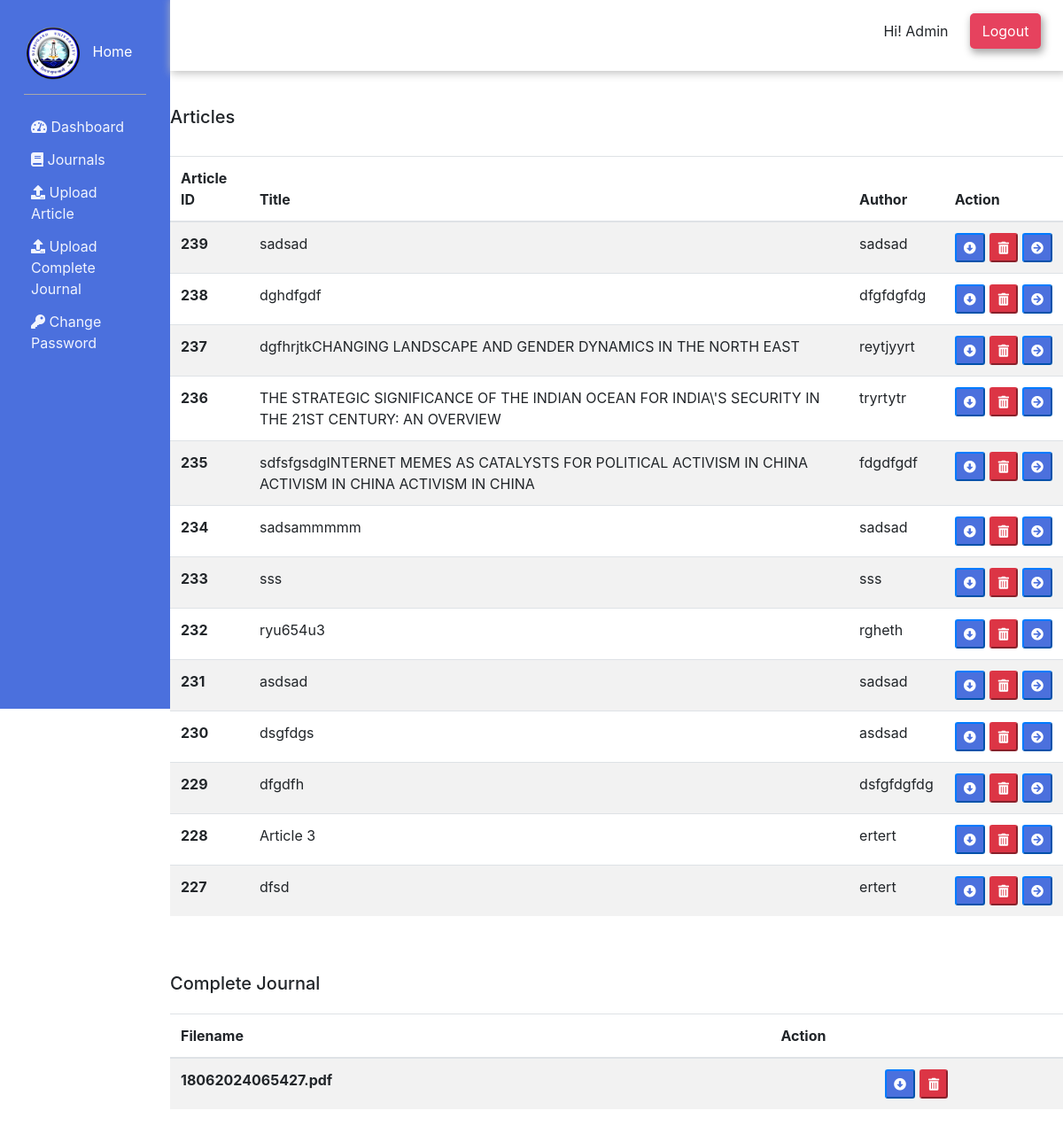
The page /admin/articles?journal_id=9 (signed in) on the database its author committed.
### tables this page shows
CREATE TABLE IF NOT EXISTS `articles` (
  `article_id` int NOT NULL AUTO_INCREMENT,
  `journal_id` int NOT NULL,
  `title` varchar(500) NOT NULL,
  `author` varchar(200) NOT NULL,
  `filename` varchar(500) NOT NULL,
  `unique_visitors` int NOT NULL,
  PRIMARY KEY (`article_id`)
);

CREATE TABLE IF NOT EXISTS `journals` (
  `journal_id` int NOT NULL AUTO_INCREMENT,
  `title` varchar(500) NOT NULL,
  `filename` text,
  `date` timestamp NOT NULL DEFAULT CURRENT_TIMESTAMP,
  `published_date` varchar(10) DEFAULT NULL,
  `status` varchar(20) NOT NULL DEFAULT 'Not Published',
  PRIMARY KEY (`journal_id`)
);

### admin/articles.php (the view, shortened to what this page needs)
<?php
    include("includes/admin-head.php");
?>
</head>
<body>
    <?php
        include('includes/sidebar.inc.php');
    ?>
    <div class="main">
        <?php
            include('includes/header.php');
        ?>
        <div class='main-content'>
            <div class="container mt-5">
                    <?php
                        $sql = "SELECT * FROM journals";
                        $stmt = mysqli_stmt_init($conn);
                        if(!mysqli_stmt_prepare($stmt, $sql)){
                            echo "Error";
                        } else {
                            mysqli_stmt_execute($stmt);
                            $result = mysqli_stmt_get_result($stmt);
                            if($result->num_rows > 0 ){
                                $per_page = 20;
                                $page = 0;
                            } else {
                                $page = 0;
                                $per_page = 0;
                            }
                        }
                    ?>
                <div class="row mb-5">
                    <?php
                        $sql = "SELECT * FROM articles WHERE journal_id = $_GET[journal_id] ORDER BY article_id DESC LIMIT $page,$per_page";
                        $stmt = mysqli_stmt_init($conn);
                        if(!mysqli_stmt_prepare($stmt, $sql)){
                            $pagination = FALSE;
                            echo "Error";
                        } else {
                            mysqli_stmt_execute($stmt);
                            $result = mysqli_stmt_get_result($stmt);
                            if($result->num_rows > 0 ){
                                echo "
                                    <div style='width: 100%; margin-bottom: 20px;'>
                                    <h5 style='display: inline-block;' class='card-title'>Articles</h5>
                                    </div>
                                    <table class='table table-striped'>
                                        <thead>
                                            <tr>
                                                <th scope='col'>Article ID</th>
                                                <th scope='col'>Title</th>
                                                <th scope='col'>Author</th>
                                                <th scope='col'>Action</th>
                                            </tr>
                                        </thead>
                                        <tbody>";
                                        while($row = mysqli_fetch_assoc($result)) {
                                            echo "
                                                <tr>
                                                    <th>$row[article_id]</th>
                                                    <td>$row[title]</td>
                                                    <td>$row[author]</td>
                                                    <td>
                                                        <div style='display:flex; justify-content: center; align-items:center;'>
                                                        <a href='../Archive/$row[filename]' download >
                                                            <button class='btn-sm btn-primary' title='Download' ><i class='fas fa-arrow-alt-circle-down'></i></button>
                                                        </a>
                                                        <form action='includes/delete-article.inc' method='POST'  style='margin-left: 5px;'>
                                                        <input type='hidden' name='article_id' value='$row[article_id]' required>
                                                        <input type='hidden' name='journal_id' value='$_GET[journal_id]' required>
                                                        <button  type='submit' name='submit' class='btn-sm btn-danger' title='Delete'><i class='fas fa-trash-alt'></i></button>
                                                        </form>
                                                        <a href='move-article?article_id=$row[article_id]' style='flex: 1; margin-left: 5px;'><button class='btn-sm btn-primary' title='Move'><i class='fas fa-arrow-circle-right'></i></button></a>
                                                        </div>
                                                    </td>
                                                </tr>
                                            ";
                                        }
                                    echo "</tbody>
                                    </table>";
                            } else {
                                $pagination = FALSE;
                                echo "<br>Not Found!<br>";
                            }
                        }
                    ?>
                </div>
                <div class="row mb-5">
                    <?php
                        $sql = "SELECT filename FROM journals WHERE journal_id = $_GET[journal_id]";
                        $stmt = mysqli_stmt_init($conn);
                        if(!mysqli_stmt_prepare($stmt, $sql)){
                            echo "Error";
                        } else {
                            mysqli_stmt_execute($stmt);
                            $result = mysqli_stmt_get_result($stmt);
                            if($result->num_rows > 0 ){
                                echo "
                                    <div style='width: 100%; margin-bottom: 10px;'>
                                        <h5 style='display: inline-block;' class='card-title'>Complete Journal</h5>
                                    </div>
                                ";
                                while ($row = mysqli_fetch_assoc($result)) {
                                    if (is_null($row['filename'])) {
                                        echo "Complete Journal Not Uploaded Yet.";
                                    } else {
                                        echo "
                                            <table class='table table-striped'>
                                                <thead>
                                                    <tr>
                                                        <th scope='col'>Filename</th>
                                                        <th scope='col'>Action</th>
                                                    </tr>
                                                </thead>
                                                <tbody>
                                                        <tr>
                                                            <th>$row[filename]</th>
                                                            <td>
                                                                <div style='display:flex; justify-content: center; align-items:center;'>
                                                                <a href='../Archive/complete-journals/$row[filename]' download >
                                                                    <button class='btn-sm btn-primary' title='Download' ><i class='fas fa-arrow-alt-circle-down'></i></button>
                                                                </a>
                                                                <form action='includes/delete-complete-journal.inc' method='POST'  style='margin-left: 5px;'>
                                                                    <input type='hidden' name='journal_id' value='$_GET[journal_id]' required>
                                                                    <button  type='submit' name='submit' class='btn-sm btn-danger' title='Delete'><i class='fas fa-trash-alt'></i></button>
                                                                </form>
                                                                </div>
                                                            </td>
                                                        </tr>
                                                    </tbody>
                                            </table>";
                                    }
                                }
                            } else {
                                echo "<br>Not Found!<br>";
                            }
                        }
                    ?>
                </div>
            </div>
        </div>
    </div>
</body>
</html>

### assets/admin-style.css (style rules this page uses)
a { text-decoration: none !important; }
.main { position: relative; display: inline-block; margin-left: 16%; width: 84%; }
.main-content { margin-top: 120px; }
.btn-primary { background-color: #4b70dd !important; }

### rows shown on the page
articles: article_id "239", title "sadsad", author "sadsad"
articles: article_id "238", title "dghdfgdf", author "dfgfdgfdg"
articles: article_id "237", title "dgfhrjtkCHANGING LANDSCAPE AND GENDER DYNAMICS IN THE NORTH EAST", author "reytjyyrt"
articles: article_id "236", title "THE STRATEGIC SIGNIFICANCE OF THE INDIAN OCEAN FOR INDIA\\'S SECURITY IN THE 21ST CENTURY: AN OVERVIEW", author "tryrtytr"
articles: article_id "235", title "sdfsfgsdgINTERNET MEMES AS CATALYSTS FOR POLITICAL ACTIVISM IN CHINA ACTIVISM IN CHINA ACTIVISM IN CHINA", author "fdgdfgdf"
articles: article_id "234", title "sadsammmmm", author "sadsad"
articles: article_id "233", title "sss", author "sss"
articles: article_id "232", title "ryu654u3", author "rgheth"
articles: article_id "231", title "asdsad", author "sadsad"
articles: article_id "230", title "dsgfdgs", author "asdsad"
articles: article_id "229", title "dfgdfh", author "dsfgfdgfdg"
articles: article_id "228", title "Article 3", author "ertert"
articles: article_id "227", title "dfsd", author "ertert"
journals: filename "18062024065427.pdf"

### other values the page prints
$_SESSION['firstname'] "Admin"
